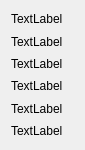
             <widget class="QWidget" name="scrollAreaWidgetContents">
              <property name="geometry">
               <rect>
                <x>0</x>
                <y>0</y>
                <width>85</width>
                <height>150</height>
               </rect>
              </property>
              <layout class="QVBoxLayout" name="verticalLayout_10">
               <item>
                <widget class="QLabel" name="label_43">
                 <property name="text">
                  <string>TextLabel</string>
                 </property>
                </widget>
               </item>
               <item>
                <widget class="QLabel" name="label_44">
                 <property name="text">
                  <string>TextLabel</string>
                 </property>
                </widget>
               </item>
               <item>
                <widget class="QLabel" name="label_45">
                 <property name="text">
                  <string>TextLabel</string>
                 </property>
                </widget>
               </item>
               <item>
                <widget class="QLabel" name="label_46">
                 <property name="text">
                  <string>TextLabel</string>
                 </property>
                </widget>
               </item>
               <item>
                <widget class="QLabel" name="label_47">
                 <property name="text">
                  <string>TextLabel</string>
                 </property>
                </widget>
               </item>
               <item>
                <widget class="QLabel" name="label_48">
                 <property name="text">
                  <string>TextLabel</string>
                 </property>
                </widget>
               </item>
              </layout>
             </widget>
